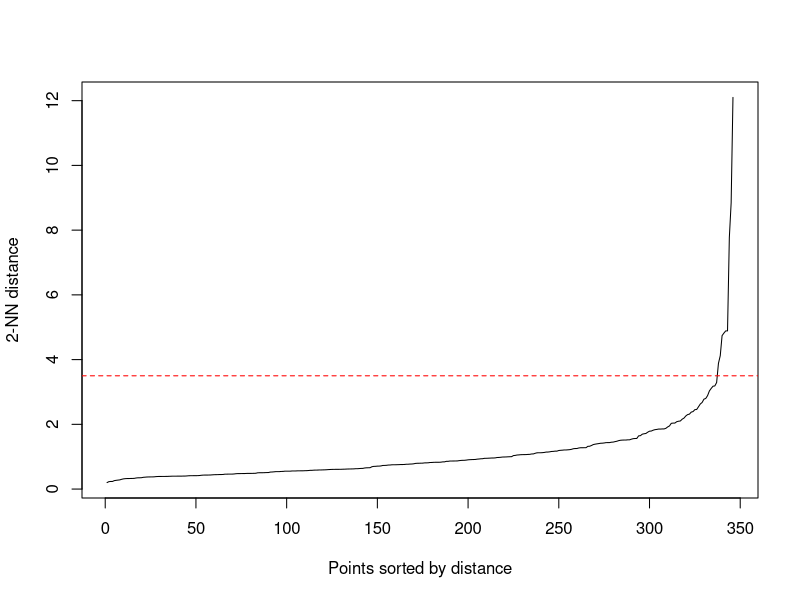
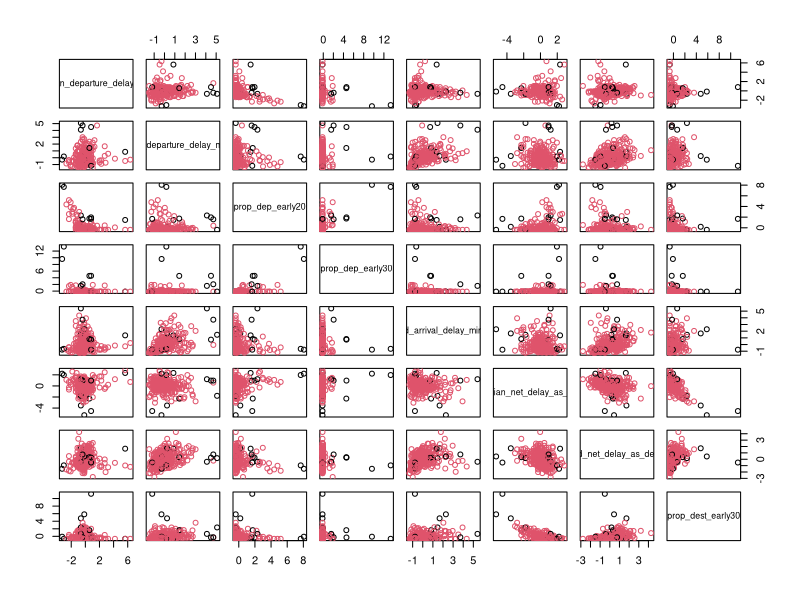
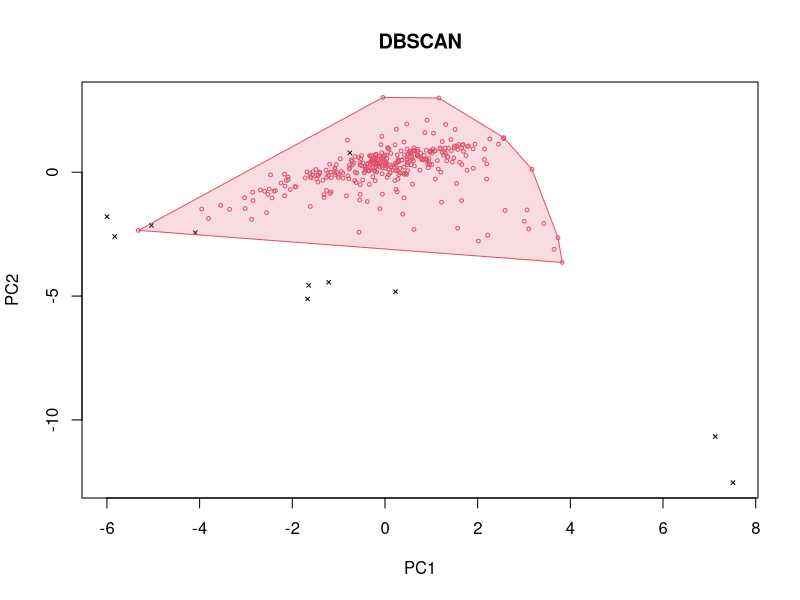
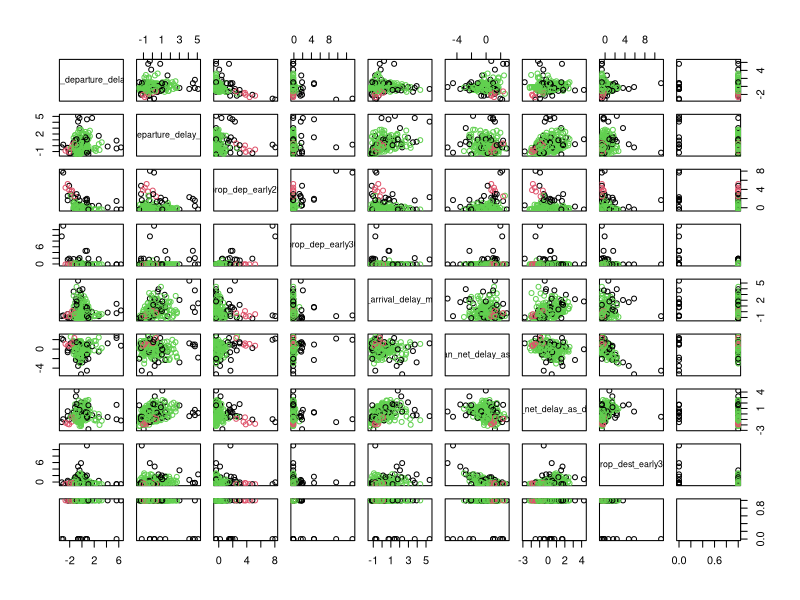
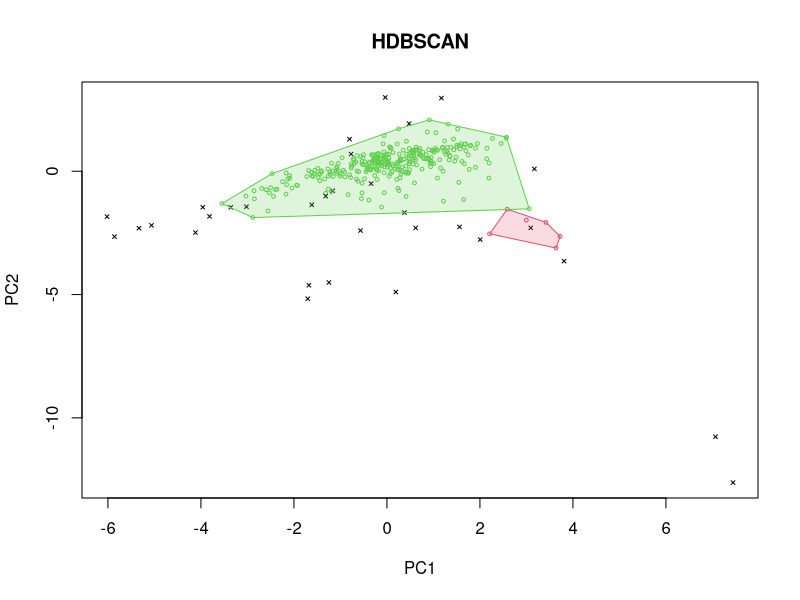

Source code (R) for these figures, in order:
library(tidyverse)
library(dbscan)
library(tidyverse)

Scaled_Airports <- read.csv("scaled_airports.csv")
Scaled_Airports <- as.matrix(Scaled_Airports[, c(5,6,7,8,9,10,11,13)])

kNNdistplot(Scaled_Airports, minPts = 3)
abline(h=3.5, col = "red",lty = 2)

db <- dbscan(Scaled_Airports, eps =3, minPts = 3)
db
pairs(Scaled_Airports, col = db$cluster + 1L)
hullplot(Scaled_Airports, db, main = "DBSCAN")

Scaled_Airports <- cbind(Scaled_Airports, db$cluster)

combs = map(
  .x = seq_len(length.out = 8),
  .f = \(elts) combn(x = seq_len(length.out = 8), m = elts) |>
    as_tibble() # list-like structure for input into purrr::map()
)

db = map(
  .x = combs,
  .f = \(frame) map(
    .x = frame,
    .f = function(col) {
      airports = Scaled_Airports[, col] |>
        as.matrix()
      m = length(col) # number of variables
      dbscan(
        x = as.matrix(Scaled_Airports[, col]),
        eps = 3,
        minPts = floor(m) + 2
      )
    }
  )
)
db


hdb <- hdbscan(Scaled_Airports, minPts = 3)
hdb
pairs(Scaled_Airports, col = hdb$cluster + 1L)
hullplot(Scaled_Airports, hdb, main = "HDBSCAN")


combs = map(
  .x = seq_len(length.out = 8),
  .f = \(elts) combn(x = seq_len(length.out = 8), m = elts) |>
    as_tibble() # list-like structure for input into purrr::map()
)

hdb = map(
  .x = combs,
  .f = \(frame) map(
    .x = frame,
    .f = \(col) hdbscan(x = as.matrix(Scaled_Airports[, col]), minPts = 3)
  )
)

db = map(
  .x = combs,
  .f = \(frame) map(
    .x = frame,
    .f = function(col) {
      airports = Scaled_Airports[, col] |>
        as.matrix()
      m = length(col) # number of variables
      dbscan(
        x = as.matrix(Scaled_Airports[, col]),
        eps = 2*m,
        minPts = floor(m) + 2
      )
    }
  )
)
